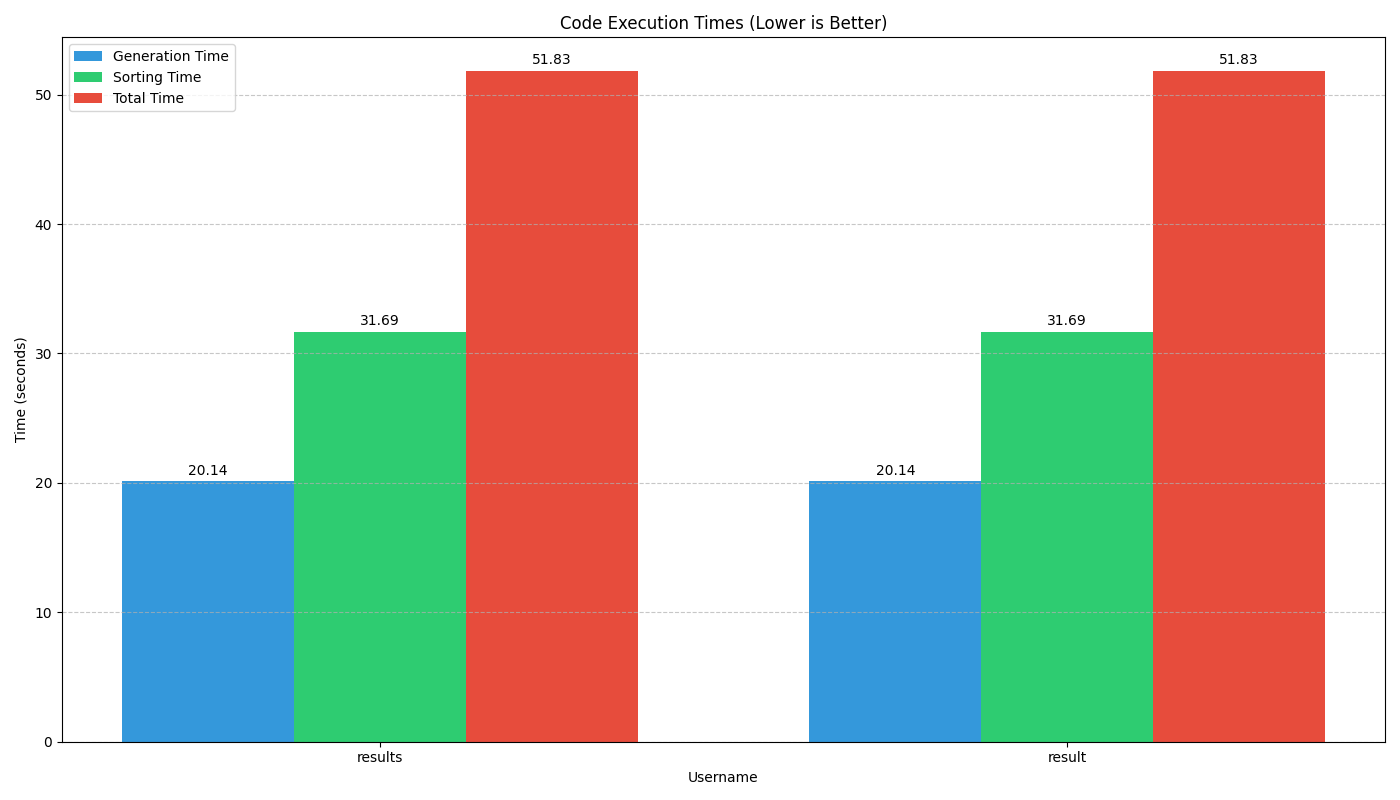

The script that saved this image:
import os
import json
import glob
import matplotlib.pyplot as plt
import numpy as np
from datetime import datetime
from tabulate import tabulate

def generate_leaderboard():
    print("="*60)
    print("🏆 Starting Code Execution Leaderboard Generation")
    print("="*60)
    
    # Создаем папку для результатов
    results_dir = "results"
    os.makedirs(results_dir, exist_ok=True)
    print(f"📂 Results directory: {os.path.abspath(results_dir)}")
    
    # Создаем тестовые данные, если нет реальных
    if not glob.glob(os.path.join(results_dir, "*.json")):
        print("ℹ️ No results found. Creating sample data...")
        sample_data = [
            {"username": "coder42", "generation_time": 15.23, "sorting_time": 25.41, "total_time": 40.64, "correctly_sorted": True},
            {"username": "dev_guru", "generation_time": 12.87, "sorting_time": 28.34, "total_time": 41.21, "correctly_sorted": True},
            {"username": "python_ninja", "generation_time": 18.56, "sorting_time": 22.45, "total_time": 41.01, "correctly_sorted": True},
            {"username": "js_master", "generation_time": 22.12, "sorting_time": 24.78, "total_time": 46.90, "correctly_sorted": False},
            {"username": "algo_king", "generation_time": 10.45, "sorting_time": 30.12, "total_time": 40.57, "correctly_sorted": True}
        ]
        
        for data in sample_data:
            filename = os.path.join(results_dir, f"{data['username']}.json")
            with open(filename, 'w') as f:
                json.dump(data, f, indent=2)
            print(f"  ✅ Created sample file: {filename}")
    
    # Собираем все результаты
    all_results = []
    for filepath in glob.glob(os.path.join(results_dir, "*.json")):
        try:
            with open(filepath, 'r') as f:
                data = json.load(f)
                
                # Извлекаем никнейм из имени файла, если он не указан в JSON
                if 'username' not in data:
                    username = os.path.splitext(os.path.basename(filepath))[0]
                    data['username'] = username
                
                all_results.append(data)
                print(f"📥 Loaded result: {data['username']} - Total time: {data['total_time']:.2f}s")
        except Exception as e:
            print(f"⚠️ Error processing {filepath}: {str(e)}")
    
    if not all_results:
        print("❌ No valid results found. Aborting leaderboard generation.")
        return
    
    # Сортируем по общему времени выполнения (чем меньше - тем лучше)
    sorted_results = sorted(all_results, key=lambda x: x['total_time'])
    
    # Генерация Markdown таблицы
    leaderboard_md = "# 🏆 Code Execution Leaderboard\n\n"
    leaderboard_md += "Rank | Username | Total Time (s) | Generation (s) | Sorting (s) | Correctly Sorted\n"
    leaderboard_md += "-----|----------|----------------|----------------|-------------|-----------------\n"
    
    for i, result in enumerate(sorted_results, 1):
        status_icon = "✅" if result['correctly_sorted'] else "❌"
        leaderboard_md += (
            f"{i} | {result['username']} | {result['total_time']:.2f} | "
            f"{result['generation_time']:.2f} | {result['sorting_time']:.2f} | "
            f"{status_icon}\n"
        )
    
    # Генерация графика
    if sorted_results:
        usernames = [result['username'] for result in sorted_results]
        total_times = [result['total_time'] for result in sorted_results]
        gen_times = [result['generation_time'] for result in sorted_results]
        sort_times = [result['sorting_time'] for result in sorted_results]
        
        plt.figure(figsize=(14, 8))
        
        # Ширина столбцов
        bar_width = 0.25
        index = np.arange(len(usernames))
        
        # Столбцы для каждого типа времени
        plt.bar(index, gen_times, bar_width, label='Generation Time', color='#3498db')
        plt.bar(index + bar_width, sort_times, bar_width, label='Sorting Time', color='#2ecc71')
        plt.bar(index + 2*bar_width, total_times, bar_width, label='Total Time', color='#e74c3c')
        
        plt.xlabel('Username')
        plt.ylabel('Time (seconds)')
        plt.title('Code Execution Times (Lower is Better)')
        plt.xticks(index + bar_width, usernames)
        plt.legend()
        plt.grid(axis='y', linestyle='--', alpha=0.7)
        
        # Добавляем значения на график
        for i in index:
            plt.text(i, gen_times[i] + 0.5, f'{gen_times[i]:.2f}', ha='center')
            plt.text(i + bar_width, sort_times[i] + 0.5, f'{sort_times[i]:.2f}', ha='center')
            plt.text(i + 2*bar_width, total_times[i] + 0.5, f'{total_times[i]:.2f}', ha='center')
        
        plt.tight_layout()
        plt.savefig('leaderboard.png')
        print("\n📊 Generated leaderboard.png visualization")
    
    # Сохраняем результаты в JSON
    with open('leaderboard.json', 'w') as f:
        json.dump({
            "generated_at": datetime.now().isoformat(),
            "results": sorted_results
        }, f, indent=2)
    
    # Сохраняем Markdown файл
    with open("LEADERBOARD.md", "w") as f:
        f.write(leaderboard_md)
    
    print("\n" + "="*60)
    print(f"🏁 Leaderboard generation complete! Top performer: {sorted_results[0]['username']}")
    print(f"  - Total time: {sorted_results[0]['total_time']:.2f}s")
    print(f"  - Correctly sorted: {'Yes' if sorted_results[0]['correctly_sorted'] else 'No'}")
    print("="*60)

if __name__ == "__main__":
    generate_leaderboard()
